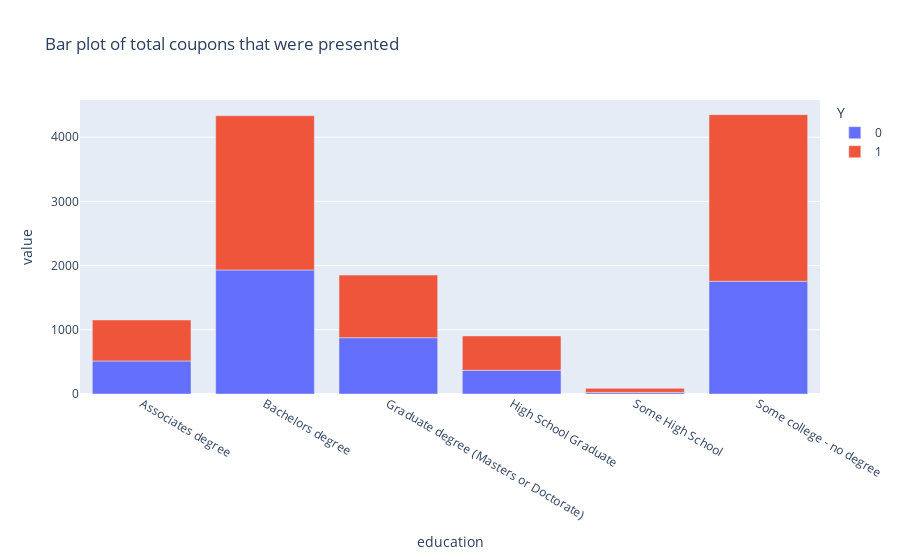

The code cell stored with this chart in its notebook:
### Markdown cell above
CONCLUSION: Most presented coupons were for coffee house, then casual restaurants and finally carry out. The least presented coupon was for full service restaurants

### Code cell
px.bar(pd.crosstab(data['education'], data['Y']), title = "Bar plot of total coupons that were presented", 
       labels= {"coupon": "type of coupons"})

### Figure 1 — Plotly figure (JSON) as saved in the notebook; plotly's stock layout.template omitted (floating-point values rounded to 4 significant figures)
{"data": [{"alignmentgroup": "True", "hovertemplate": "Y=0<br>education=%{x}<br>value=%{y}<extra></extra>", "legendgroup": "0", "marker": {"color": "#636efa", "pattern": {"shape": ""}}, "name": "0", "offsetgroup": "0", "orientation": "v", "showlegend": true, "textposition": "auto", "type": "bar", "x": ["Associates degree", "Bachelors degree", "Graduate degree (Masters or Doctorate)", "High School Graduate", "Some High School", "Some college - no degree"], "xaxis": "x", "y": [515, 1932, 877, 369, 25, 1756], "yaxis": "y"}, {"alignmentgroup": "True", "hovertemplate": "Y=1<br>education=%{x}<br>value=%{y}<extra></extra>", "legendgroup": "1", "marker": {"color": "#EF553B", "pattern": {"shape": ""}}, "name": "1", "offsetgroup": "1", "orientation": "v", "showlegend": true, "textposition": "auto", "type": "bar", "x": ["Associates degree", "Bachelors degree", "Graduate degree (Masters or Doctorate)", "High School Graduate", "Some High School", "Some college - no degree"], "xaxis": "x", "y": [638, 2403, 975, 536, 63, 2595], "yaxis": "y"}], "layout": {"barmode": "relative", "legend": {"title": {"text": "Y"}, "tracegroupgap": 0}, "title": {"text": "Bar plot of total coupons that were presented"}, "xaxis": {"anchor": "y", "domain": [0, 1], "title": {"text": "education"}}, "yaxis": {"anchor": "x", "domain": [0, 1], "title": {"text": "value"}}}}
